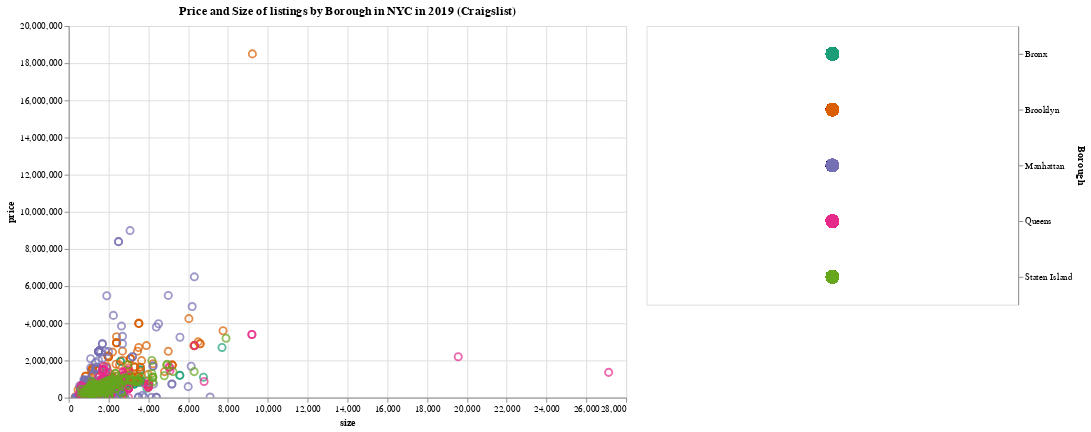

The Vega-Lite source for this figure:
### Vega-Lite specification from a JSON file in a GitHub repository (floating-point values rounded to 4 significant figures; data arrays with more than 128 entries replaced by an {"elided": "..."} marker saying what was removed)
{"config": {"view": {"width": 400, "height": 300}, "mark": {"tooltip": null}}, "hconcat": [{"mark": {"type": "point", "size": 60}, "encoding": {"color": {"condition": {"type": "ordinal", "field": "Borough", "legend": null, "scale": {"scheme": "dark2"}, "selection": "selector392"}, "value": "transparent"}, "tooltip": [{"type": "quantitative", "field": "price"}, {"type": "quantitative", "field": "size"}, {"type": "nominal", "field": "Borough"}], "x": {"type": "quantitative", "field": "size"}, "y": {"type": "quantitative", "field": "price"}}, "height": 400, "selection": {"selector393": {"type": "interval", "bind": "scales", "encodings": ["x", "y"]}}, "title": "Price and Size of listings by Borough in NYC in 2019 (Craigslist)", "width": 600}, {"mark": {"type": "point", "filled": true, "size": 200}, "encoding": {"color": {"condition": {"type": "ordinal", "field": "Borough", "legend": null, "scale": {"scheme": "dark2"}, "selection": "selector392"}, "value": "transparent"}, "y": {"type": "ordinal", "axis": {"orient": "right"}, "field": "Borough"}}, "selection": {"selector392": {"type": "multi", "fields": ["Borough"]}}}], "data": {"name": "data-0fcf6b7e1b33bf8a99cf92394ede1d7f"}, "$schema": "https://vega.github.io/schema/vega-lite/v3.4.0.json", "datasets": {"data-0fcf6b7e1b33bf8a99cf92394ede1d7f": {"elided": "2579 records"}}}
